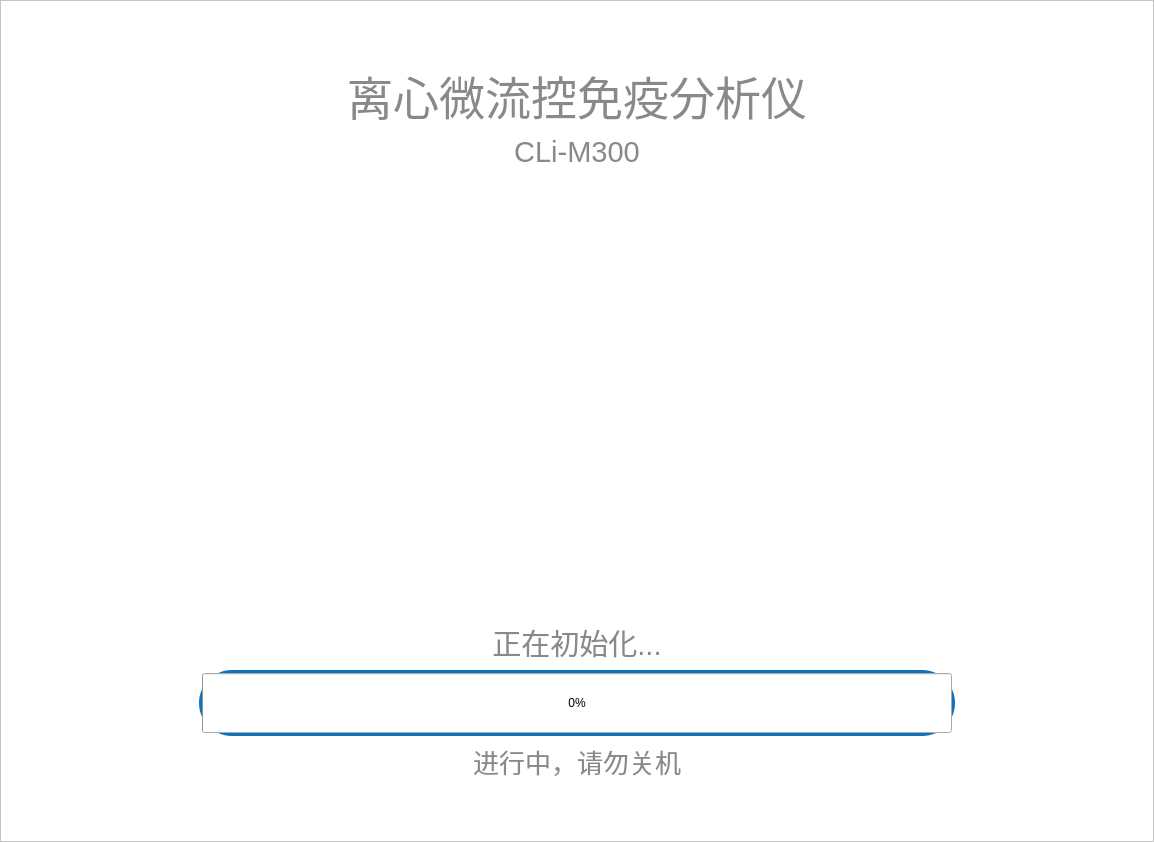
<?xml version="1.0" encoding="UTF-8"?>
<ui version="4.0">
 <class>CInitWidget</class>
 <widget class="QWidget" name="CInitWidget">
  <property name="geometry">
   <rect>
    <x>0</x>
    <y>0</y>
    <width>1154</width>
    <height>799</height>
   </rect>
  </property>
  <property name="windowTitle">
   <string>Form</string>
  </property>
  <layout class="QHBoxLayout" name="horizontalLayout_2">
   <property name="spacing">
    <number>0</number>
   </property>
   <property name="leftMargin">
    <number>0</number>
   </property>
   <property name="topMargin">
    <number>0</number>
   </property>
   <property name="rightMargin">
    <number>0</number>
   </property>
   <property name="bottomMargin">
    <number>0</number>
   </property>
   <item>
    <widget class="QFrame" name="init_Frame">
     <property name="styleSheet">
      <string notr="true">#init_Frame
{
	background-color: rgb(255, 255, 255);
}</string>
     </property>
     <property name="frameShape">
      <enum>QFrame::StyledPanel</enum>
     </property>
     <property name="frameShadow">
      <enum>QFrame::Raised</enum>
     </property>
     <layout class="QVBoxLayout" name="verticalLayout">
      <property name="topMargin">
       <number>60</number>
      </property>
      <property name="bottomMargin">
       <number>60</number>
      </property>
      <item>
       <widget class="QLabel" name="label_5">
        <property name="styleSheet">
         <string notr="true">QLabel
{
	color: rgb(137, 137, 137);
	font-size:46px;
}</string>
        </property>
        <property name="text">
         <string>离心微流控免疫分析仪</string>
        </property>
        <property name="alignment">
         <set>Qt::AlignBottom|Qt::AlignHCenter</set>
        </property>
       </widget>
      </item>
      <item>
       <widget class="QLabel" name="label_9">
        <property name="enabled">
         <bool>false</bool>
        </property>
        <property name="styleSheet">
         <string notr="true">QLabel
{
	color: rgb(137, 137, 137);
	font-size:29px;
}</string>
        </property>
        <property name="text">
         <string notr="true">CLi-M300</string>
        </property>
        <property name="alignment">
         <set>Qt::AlignCenter</set>
        </property>
       </widget>
      </item>
      <item>
       <layout class="QHBoxLayout" name="horizontalLayout">
        <property name="topMargin">
         <number>10</number>
        </property>
        <item>
         <spacer name="horizontalSpacer_11">
          <property name="orientation">
           <enum>Qt::Horizontal</enum>
          </property>
          <property name="sizeHint" stdset="0">
           <size>
            <width>40</width>
            <height>20</height>
           </size>
          </property>
         </spacer>
        </item>
        <item>
         <widget class="QLabel" name="label_11">
          <property name="minimumSize">
           <size>
            <width>530</width>
            <height>430</height>
           </size>
          </property>
          <property name="maximumSize">
           <size>
            <width>530</width>
            <height>430</height>
           </size>
          </property>
          <property name="font">
           <font>
            <pointsize>-1</pointsize>
           </font>
          </property>
          <property name="layoutDirection">
           <enum>Qt::LeftToRight</enum>
          </property>
          <property name="styleSheet">
           <string notr="true">QLabel
{
	border-image: url(:/image/images/CLi-M300.png);
	color: rgb(137, 137, 137);
	font-size:28px;
}</string>
          </property>
          <property name="locale">
           <locale language="Chinese" country="China"/>
          </property>
          <property name="text">
           <string/>
          </property>
          <property name="alignment">
           <set>Qt::AlignCenter</set>
          </property>
         </widget>
        </item>
        <item>
         <spacer name="horizontalSpacer_12">
          <property name="orientation">
           <enum>Qt::Horizontal</enum>
          </property>
          <property name="sizeHint" stdset="0">
           <size>
            <width>40</width>
            <height>20</height>
           </size>
          </property>
         </spacer>
        </item>
       </layout>
      </item>
      <item>
       <widget class="QLabel" name="label_8">
        <property name="styleSheet">
         <string notr="true">QLabel
{
	color: rgb(137, 137, 137);
	font-size:29px;
}</string>
        </property>
        <property name="text">
         <string>正在初始化...</string>
        </property>
        <property name="alignment">
         <set>Qt::AlignCenter</set>
        </property>
       </widget>
      </item>
      <item>
       <layout class="QHBoxLayout" name="horizontalLayout_3" stretch="1,4,1">
        <item>
         <spacer name="horizontalSpacer_15">
          <property name="orientation">
           <enum>Qt::Horizontal</enum>
          </property>
          <property name="sizeHint" stdset="0">
           <size>
            <width>40</width>
            <height>20</height>
           </size>
          </property>
         </spacer>
        </item>
        <item>
         <widget class="QFrame" name="frame">
          <property name="minimumSize">
           <size>
            <width>0</width>
            <height>66</height>
           </size>
          </property>
          <property name="maximumSize">
           <size>
            <width>16777215</width>
            <height>66</height>
           </size>
          </property>
          <property name="styleSheet">
           <string notr="true">QFrame
{  
	background-color: rgb(13,115,186);
	border-radius:33px;
}</string>
          </property>
          <property name="frameShape">
           <enum>QFrame::StyledPanel</enum>
          </property>
          <property name="frameShadow">
           <enum>QFrame::Raised</enum>
          </property>
          <layout class="QVBoxLayout" name="verticalLayout_2">
           <property name="leftMargin">
            <number>3</number>
           </property>
           <property name="topMargin">
            <number>3</number>
           </property>
           <property name="rightMargin">
            <number>3</number>
           </property>
           <property name="bottomMargin">
            <number>3</number>
           </property>
           <item>
            <widget class="QProgressBar" name="progressBar">
             <property name="minimumSize">
              <size>
               <width>0</width>
               <height>60</height>
              </size>
             </property>
             <property name="styleSheet">
              <string notr="true">QProgressBar{
border:5px solid #ffffff;
height:30;
background:#ffffff;
text-align:center;
color: rgb(137, 137, 137);
border-radius:30px;

font-size:24px;

}
       
QProgressBar::chunk{
border-radius:25px;
background:qlineargradient(spread:pad,x1:0,y1:0,x2:1,y2:0,stop:0 #00929f,stop:1 #22d3e0);
} // 宽度和间距</string>
             </property>
             <property name="value">
              <number>0</number>
             </property>
            </widget>
           </item>
          </layout>
         </widget>
        </item>
        <item>
         <spacer name="horizontalSpacer_16">
          <property name="orientation">
           <enum>Qt::Horizontal</enum>
          </property>
          <property name="sizeHint" stdset="0">
           <size>
            <width>40</width>
            <height>20</height>
           </size>
          </property>
         </spacer>
        </item>
       </layout>
      </item>
      <item>
       <widget class="QLabel" name="label_6">
        <property name="styleSheet">
         <string notr="true">QLabel
{
	color: rgb(137, 137, 137);
	font-size:26px;
}</string>
        </property>
        <property name="text">
         <string>进行中，请勿关机</string>
        </property>
        <property name="alignment">
         <set>Qt::AlignCenter</set>
        </property>
       </widget>
      </item>
     </layout>
    </widget>
   </item>
  </layout>
 </widget>
 <resources/>
 <connections/>
</ui>
